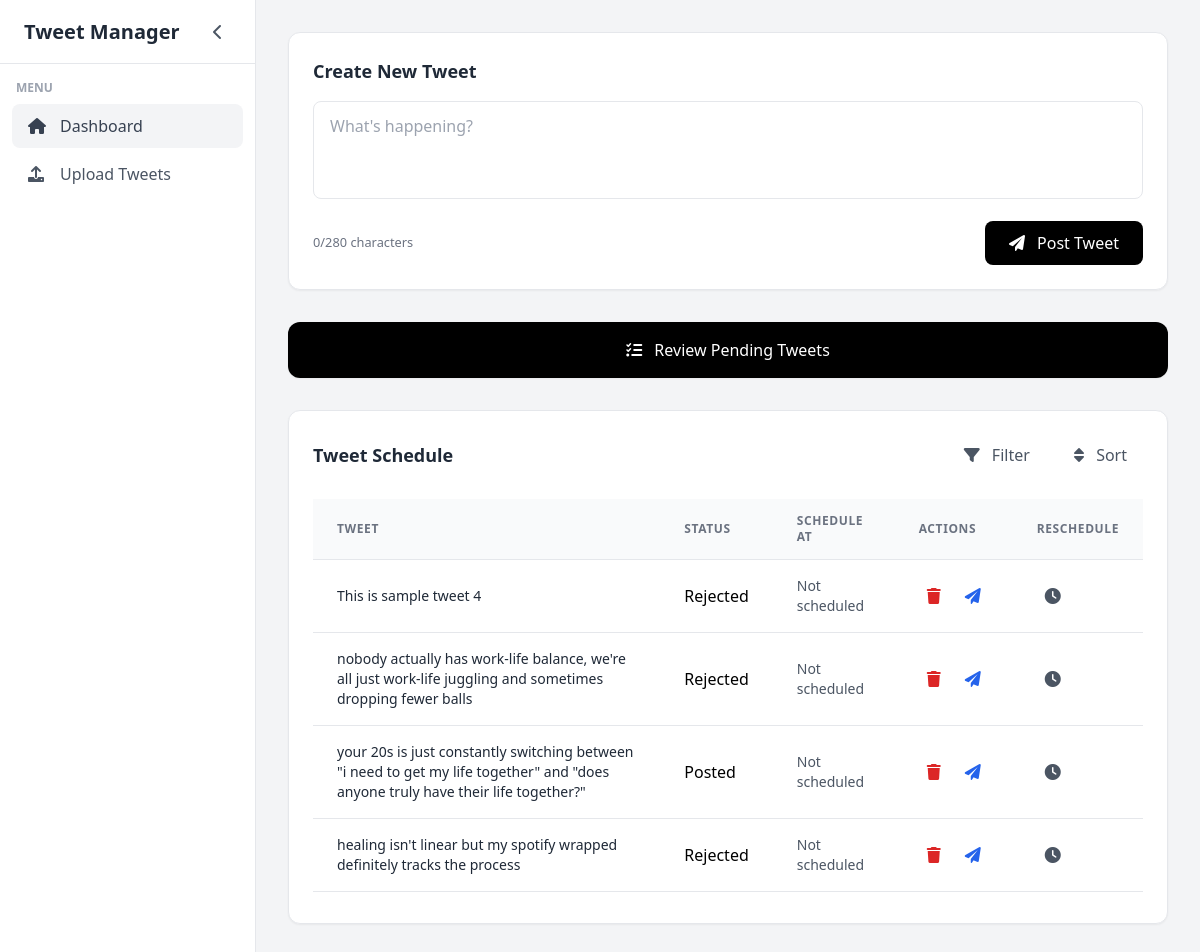
The page / on the database its author committed.
### tables this page shows
CREATE TABLE tweets (
            id INTEGER PRIMARY KEY AUTOINCREMENT,
            tweet TEXT NOT NULL,
            status TEXT,
            created_at TIMESTAMP DEFAULT CURRENT_TIMESTAMP,
            scheduled_time TIMESTAMP
        , posted_time DATETIME);

### app.py (the view)
@app.route("/")
def index():
    conn = get_db_connection()
    cursor = conn.cursor()
    cursor.execute("SELECT id, tweet, status FROM tweets")
    rows = cursor.fetchall()
    conn.close()
    return render_template("index.html", tweets=rows)

### app.py (called while the page is built)
def get_db_connection():
    conn = sqlite3.connect("tweets.db")
    conn.row_factory = sqlite3.Row
    return conn

### templates/index.html (shortened to what this page needs)
<!DOCTYPE html>
<html lang="en">
  <head>
    <link
      href="https://cdnjs.cloudflare.com/ajax/libs/tailwindcss/2.2.19/tailwind.min.css"
      rel="stylesheet"
    />
    <link
      href="https://cdnjs.cloudflare.com/ajax/libs/animate.css/4.1.1/animate.min.css"
      rel="stylesheet"
    />
    <link
      href="https://cdnjs.cloudflare.com/ajax/libs/font-awesome/6.0.0/css/all.min.css"
      rel="stylesheet"
    />
    <link
      rel="stylesheet"
      href="https://cdn.jsdelivr.net/npm/flatpickr/dist/flatpickr.min.css"
    />
  </head>
  <body class="bg-gray-100">
    <div
      id="sidebar"
      class="fixed inset-y-0 left-0 w-64 bg-white border-r border-gray-200 transform -translate-x-full lg:translate-x-0 transition-transform duration-200 ease-in-out z-40"
    >
      <div
        class="h-16 flex items-center justify-between px-6 border-b border-gray-200"
      >
        <span class="text-xl font-semibold text-gray-800">Tweet Manager</span>
        <button
          id="sidebarCollapseBtn"
          class="lg:flex hidden p-2 hover:bg-gray-100 rounded-lg transition-colors"
        >
          <i
            id="sidebarCollapseIcon"
            class="fas fa-chevron-left text-gray-600"
          ></i>
        </button>
      </div>
      <div class="py-4">
        <div class="px-4 mb-2 text-xs font-semibold text-gray-400 uppercase">
          Menu
        </div>
        <nav class="space-y-1 px-3">
          <a
            href="/"
            class="flex items-center px-4 py-2.5 text-gray-700 rounded-lg bg-gray-100"
          >
            <i class="fas fa-home w-5 mr-3"></i>
            <span>Dashboard</span>
          </a>
          <a
            href="#"
            onclick="openUploadModal()"
            class="flex items-center px-4 py-2.5 text-gray-600 rounded-lg hover:bg-gray-100"
          >
            <i class="fas fa-upload w-5 mr-3"></i>
            <span>Upload Tweets</span>
          </a>
        </nav>
      </div>
    </div>
    <div id="mainContent" class="lg:ml-64 p-8 transition-all duration-200">
      <div
        class="bg-white rounded-xl p-6 mb-8 animate__animated animate__fadeIn shadow-sm border border-gray-200"
      >
        <h3 class="text-lg font-semibold text-gray-800 mb-4">
          Create New Tweet
        </h3>
        <div class="space-y-4">
          <textarea
            id="tweetText"
            class="w-full px-4 py-3 rounded-lg border border-gray-200 focus:ring-2 focus:ring-black focus:border-black transition-all resize-none"
            rows="3"
            placeholder="What's happening?"
          ></textarea>
          <div class="flex justify-between items-center">
            <small class="text-gray-500 font-medium">
              <span id="charCount">0</span>/280 characters
            </small>
            <button
              onclick="postTweet()"
              class="px-6 py-2.5 bg-black text-white rounded-lg hover:bg-gray-800 transition-colors font-medium"
            >
              <i class="fas fa-paper-plane mr-2"></i>
              Post Tweet
            </button>
          </div>
        </div>
      </div>
      <button
        onclick="openReviewModal()"
        class="w-full mb-8 px-6 py-4 bg-black text-white rounded-xl hover:bg-gray-800 transition-colors shadow-sm font-medium"
      >
        <i class="fas fa-tasks mr-2"></i>
        Review Pending Tweets
      </button>
      <div
        class="bg-white rounded-xl p-6 animate__animated animate__fadeIn shadow-sm border border-gray-200"
      >
        <div class="flex justify-between items-center mb-6">
          <h4 class="text-lg font-semibold text-gray-800">Tweet Schedule</h4>
          <div class="flex items-center space-x-4">
            <div class="space-x-2">
              <button
                class="px-4 py-2 text-gray-600 hover:bg-gray-100 rounded-lg transition-colors"
              >
                <i class="fas fa-filter mr-2"></i>
                Filter
              </button>
              <button
                class="px-4 py-2 text-gray-600 hover:bg-gray-100 rounded-lg transition-colors"
              >
                <i class="fas fa-sort mr-2"></i>
                Sort
              </button>
            </div>
          </div>
        </div>
        <div id="schedule-container" class="overflow-x-auto">
          <table class="min-w-full divide-y divide-gray-200">
            <thead class="bg-gray-50">
              <tr>
                <th
                  class="px-6 py-3.5 text-left text-xs font-semibold text-gray-500 uppercase tracking-wider"
                >
                  Tweet
                </th>
                <th
                  class="px-6 py-3.5 text-left text-xs font-semibold text-gray-500 uppercase tracking-wider"
                >
                  Status
                </th>
                <th
                  class="px-6 py-3.5 text-left text-xs font-semibold text-gray-500 uppercase tracking-wider"
                >
                  Schedule At
                </th>
                <th
                  class="px-6 py-3.5 text-left text-xs font-semibold text-gray-500 uppercase tracking-wider"
                >
                  Actions
                </th>
                <th
                  class="px-6 py-3.5 text-left text-xs font-semibold text-gray-500 uppercase tracking-wider"
                >
                  Reschedule
                </th>
              </tr>
            </thead>
            <tbody id="schedule-body" class="divide-y divide-gray-200">
              {% for tweet in tweets %}
              <tr>
                <td class="px-6 py-4 text-sm text-gray-800">
                  {{ tweet['tweet'] }}
                </td>
                <td class="px-6 py-4">
                  <span
                    class="status-badge {% if tweet['status'] == 'approved' %}status-approved{% elif tweet['status'] == 'rejected' %}status-rejected{% else %}status-pending{% endif %}"
                  >
                    {{ tweet['status']|default('pending', true)|title }}
                  </span>
                </td>
                <td class="px-6 py-4 text-sm text-gray-600">
                  {{ tweet['scheduled_time']|default('Not scheduled', true) }}
                </td>
                <td class="px-6 py-4">
                  <div class="flex space-x-2">
                    <button
                      class="p-2 text-red-600 hover:bg-red-50 rounded-lg"
                      onclick="deletePost({{ tweet['id'] }})"
                    >
                      <i class="fas fa-trash"></i>
                    </button>
                    <button
                      class="p-2 text-blue-600 hover:bg-blue-50 rounded-lg"
                      onclick="postNow({{ tweet['id'] }})"
                    >
                      <i class="fas fa-paper-plane"></i>
                    </button>
                  </div>
                </td>
                <td class="px-6 py-4">
                  <button
                    class="p-2 text-gray-600 hover:bg-gray-100 rounded-lg"
                    onclick="openUpdateTimeModal({{ tweet['id'] }})"
                  >
                    <i class="fas fa-clock"></i>
                  </button>
                </td>
              </tr>
              {% endfor %}
            </tbody>
          </table>
        </div>
      </div>
    </div>
  </body>
</html>

### templates/index.html (style rules this page uses)
.status-badge { @apply px-3 py-1.5 rounded-lg text-sm font-medium; }
.status-rejected { @apply bg-red-100 text-red-700 border border-red-200; }
.status-pending { @apply bg-yellow-100 text-yellow-700 border border-yellow-200; }

### rows shown on the page
tweets: tweet "This is sample tweet 4", status "Rejected", scheduled_time "Not scheduled"
tweets: tweet "nobody actually has work-life balance, we're all just work-life juggling and sometimes dropping fewer balls", status "Rejected", scheduled_time "Not scheduled"
tweets: tweet "your 20s is just constantly switching between \"i need to get my life together\" and \"does anyone truly have their life together?\"", status "Posted", scheduled_time "Not scheduled"
tweets: tweet "healing isn't linear but my spotify wrapped definitely tracks the process", status "Rejected", scheduled_time "Not scheduled"
